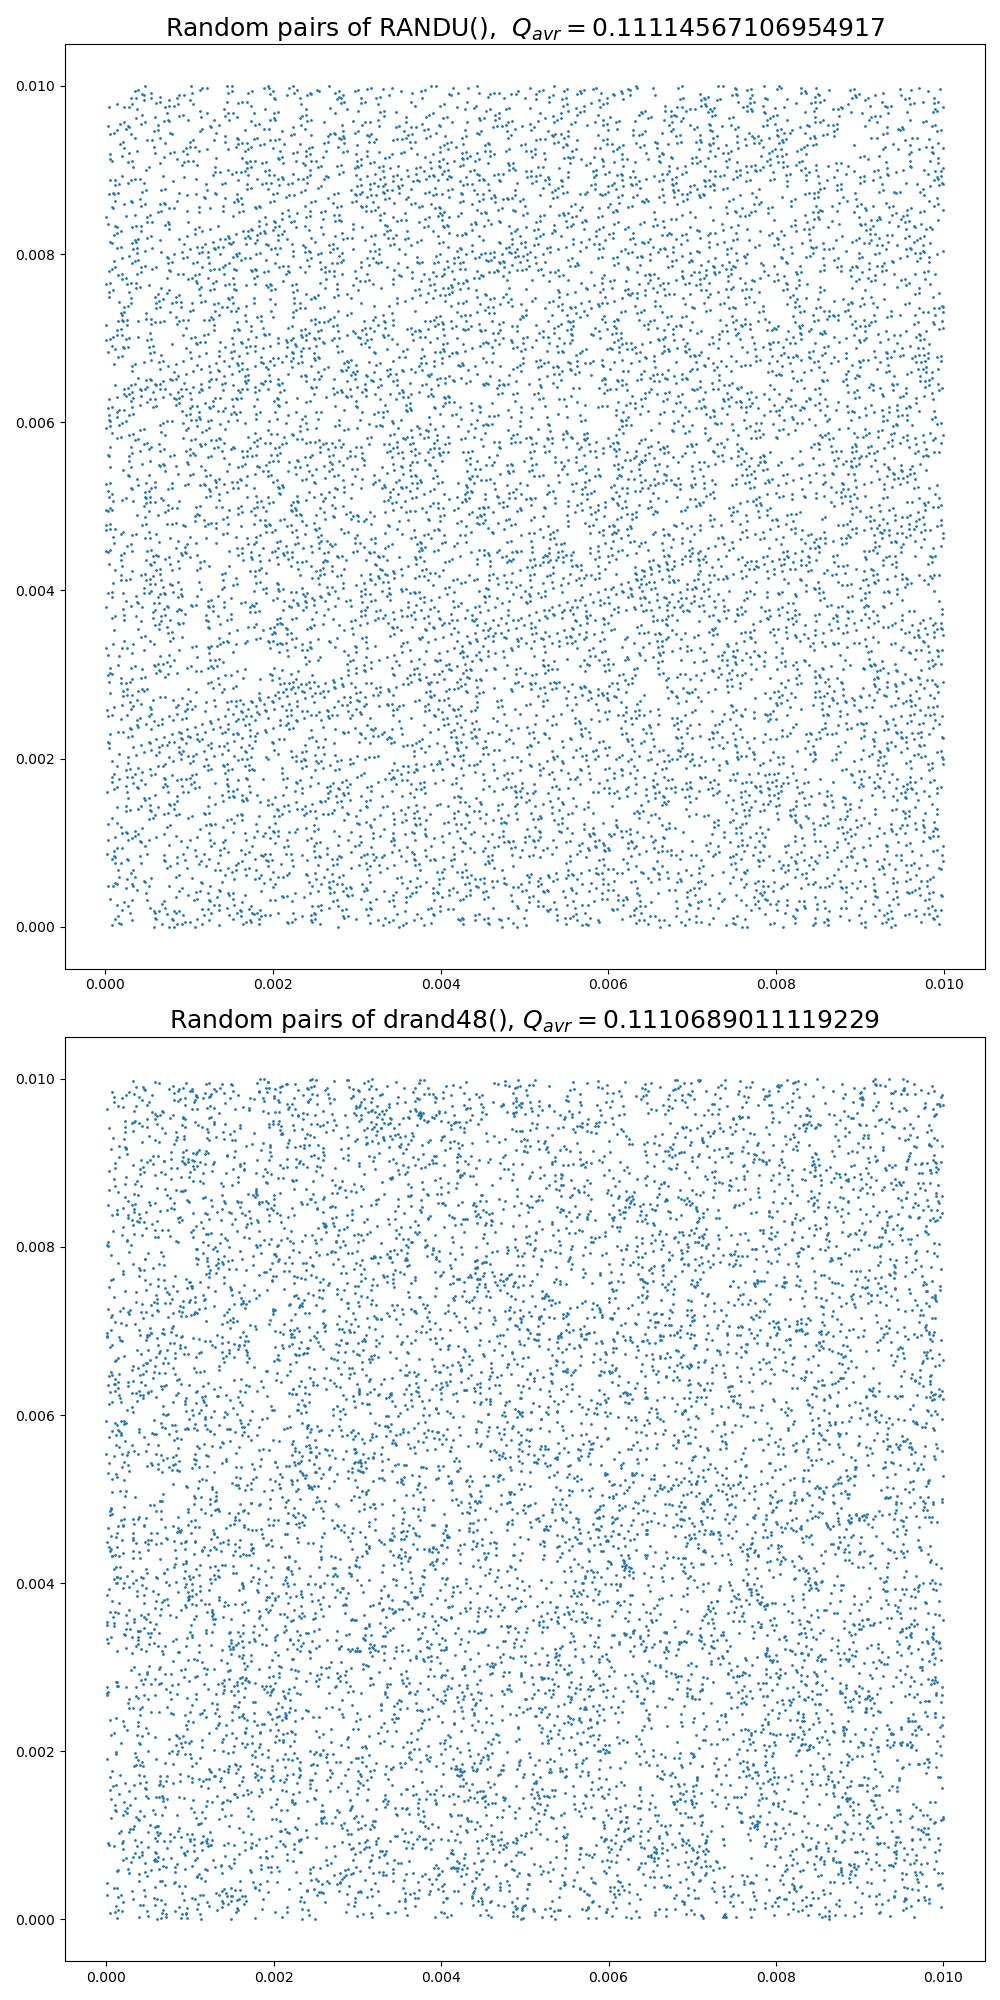

Write the Python code that produced this figure.
"""
    Random number generation using linear congruent method
    
    Lev Kaplan 2019
"""

# rand1.py: experimenting with random numbers 

from pylab import *

def drand48():
    global rnd
    rnd = (0o273673163155 * rnd + 11) % 2**48    # 0o means octal notation
    return rnd/2**48   # return number between 0 and 1

def RANDU():
    global rndr
    rndr = 65539 * rndr % 2**31
    return rndr/2**31
    
rnd = 1   # set seed to 1
rndr = 1   # set seed to 1

#N = 10000000
N = int(1e8)

xlist_r = []
ylist_r = []
xlist_d = []
ylist_d = []

x1_r = RANDU()
x1_d = drand48()
Sd = 0
Sr = 0

for i in range(0,N):   # collect N pairs of adjacent random numbers
    x2_r = x1_r
    x2_d = x1_d
    x1_r = RANDU()
    x1_d = drand48()
    Sr += x1_r**2 * x2_r**2
    Sd += x1_d ** 2 * x2_d ** 2
    if x1_r<=0.01 and x2_r<0.01:
        xlist_r.append(x1_r)
        ylist_r.append(x2_r)
    if x1_d <= 0.01 and x2_d < 0.01:
        xlist_d.append(x1_d)
        ylist_d.append(x2_d)
Qr=Sr/N
Qd=Sd/N

print("Everage Q(RANDU) =", Qr)
print("Everage Q(drand48) =", Qd)

figure(figsize=(10,20))

subplot(2,1,1)

fnts = 18

scatter(xlist_r,ylist_r,s=1)   # scatter plot with points of size 1
title(r'Random pairs of RANDU(),  $Q_{avr}=$'+str(Qr), fontsize=fnts)

subplot(2,1,2)
scatter(xlist_d,ylist_d,s=1)   # scatter plot with points of size 1
title(r'Random pairs of drand48(), $Q_{avr}=$'+str(Qd), fontsize=fnts)

tight_layout()
# tight_layout(pad=0.4, w_pad=0.5, h_pad=1.0)
#show()
savefig('04_03.png')